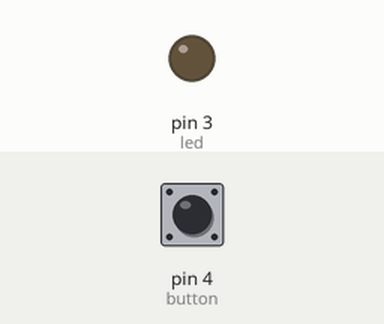
This sketch was run on a simulated Arduino Uno, built with avr-gcc and run on an emulated ATmega328P. Parts: output pins drawn as LEDs (lit = HIGH). Inputs (shaded band) come from the test bench; at power-on: pin 4 (button) LOW.

Above: at 1.2 s.
1.3 s: pin 4 (button) pulled HIGH for 1 s
At 1.67 s:
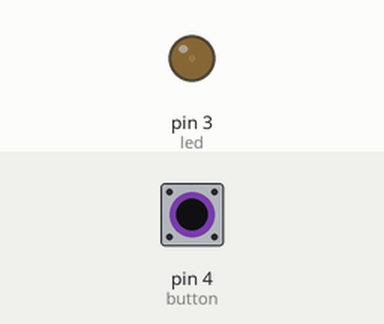
3.8 s: pin 4 (button) pulled HIGH for 3.2 s
At 7.5 s:
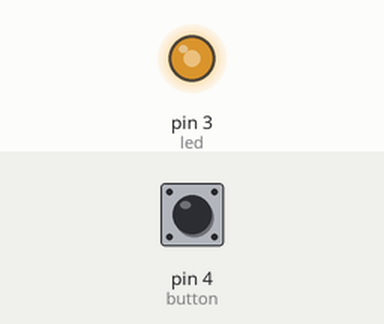
8.5 s: pin 4 (button) pulled HIGH for 1 s
At 8.87 s:
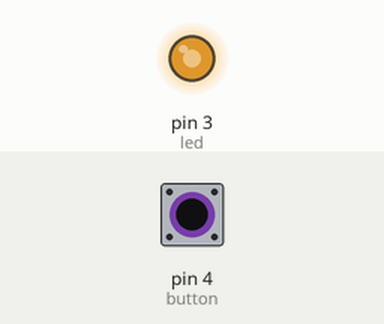
Timing chart, 0 to 11.5 s (numbered marks = the images above; inputs shaded):
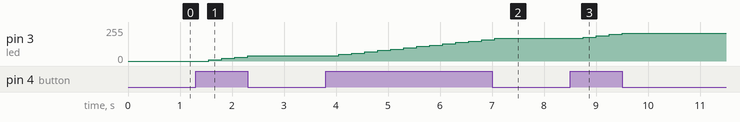

The sketch:

tcdr4fhr.ino
```cpp
int led = 3;
int button=4;
int reading;
int count = 0 ;
void setup() {
  pinMode(led, OUTPUT);
  pinMode(button, INPUT);
}

void loop() {
reading=digitalRead(button);
if(reading==HIGH){
count += 10;
delay(250);
}
analogWrite(led,count);
}
```

Measured:
- after the input at 1.3 s, pin 3 (led): 0/255 → 10/255 after 0.25 s, → 20/255 0.25 s later, → 30/255 0.25 s later, → 40/255 0.25 s later
- after the input at 3.8 s, pin 3 (led): moves from 40/255 to 170/255 over 3.0 s, starting after 0.25 s
- after the input at 8.5 s, pin 3 (led): 170/255 → 180/255 after 0.25 s, → 190/255 0.25 s later, → 200/255 0.25 s later, → 210/255 0.25 s later
